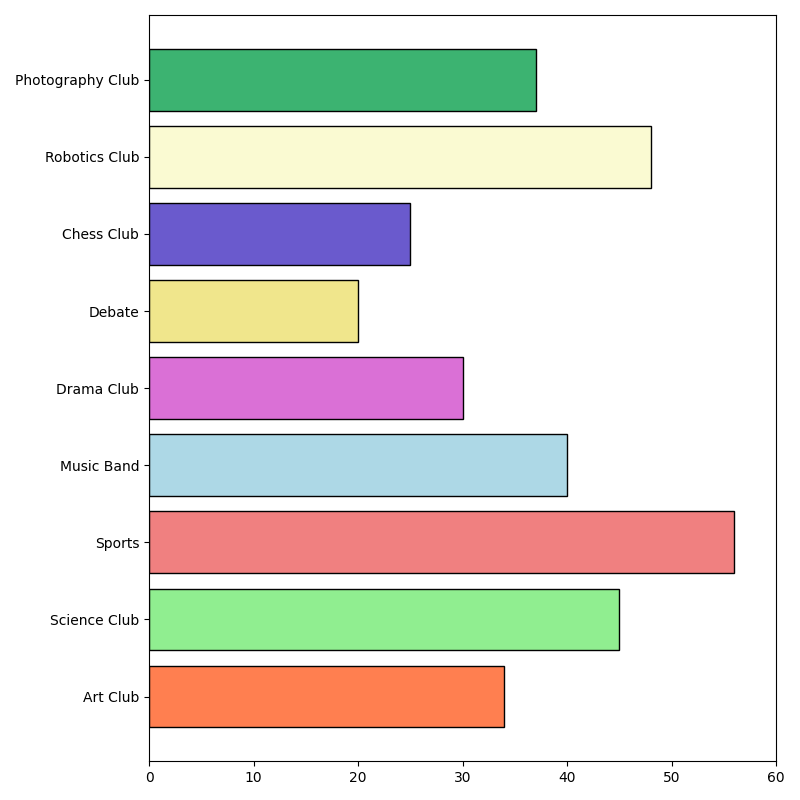

Source code (Python):
import matplotlib.pyplot as plt

# Original data
activities = ['Art Club', 'Science Club', 'Sports', 'Music Band', 'Drama Club', 'Debate']
participation_counts = [34, 45, 56, 40, 30, 20]

# Additional data series
activities.extend(['Chess Club', 'Robotics Club', 'Photography Club'])
participation_counts.extend([25, 48, 37])

fig, ax1 = plt.subplots(figsize=(8, 8))

colors = ['coral', 'lightgreen', 'lightcoral', 'lightblue', 'orchid', 'khaki', 'slateblue', 'lightgoldenrodyellow', 'mediumseagreen']

# Updated horizontal bar chart with additional data
bars = ax1.barh(activities, participation_counts, color=colors, edgecolor='black')
ax1.set_xlim(0, 60)

plt.tight_layout()
plt.show()
